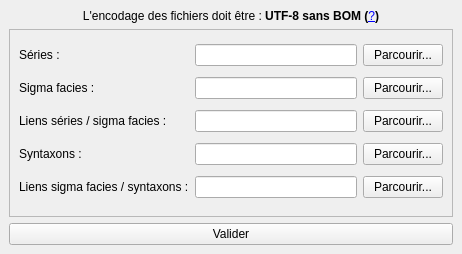
<?xml version="1.0" encoding="UTF-8"?>
<ui version="4.0">
 <class>catalog</class>
 <widget class="QDockWidget" name="catalog">
  <property name="geometry">
   <rect>
    <x>0</x>
    <y>0</y>
    <width>462</width>
    <height>254</height>
   </rect>
  </property>
  <property name="windowTitle">
   <string>Renseigner les catalogues</string>
  </property>
  <widget class="QWidget" name="dockWidgetContents">
   <layout class="QVBoxLayout" name="verticalLayout">
    <item>
     <widget class="QLabel" name="label_6">
      <property name="text">
       <string>&lt;html&gt;&lt;head/&gt;&lt;body&gt;&lt;p align=&quot;center&quot;&gt;L'encodage des fichiers doit être :&lt;span style=&quot; font-weight:600;&quot;&gt; UTF-8 sans BOM (&lt;/span&gt;&lt;a href=&quot;http://carhab-depot.ign.fr/doc_utilisateur_saisie_carhab_qgis.pdf#page=6&quot;&gt;&lt;span style=&quot; text-decoration: underline; color:#0000ff;&quot;&gt;?&lt;/span&gt;&lt;/a&gt;&lt;span style=&quot; font-weight:600;&quot;&gt;)&lt;/span&gt;&lt;/p&gt;&lt;/body&gt;&lt;/html&gt;</string>
      </property>
      <property name="textFormat">
       <enum>Qt::AutoText</enum>
      </property>
      <property name="openExternalLinks">
       <bool>true</bool>
      </property>
     </widget>
    </item>
    <item>
     <widget class="QScrollArea" name="scrollArea">
      <property name="widgetResizable">
       <bool>true</bool>
      </property>
      <widget class="QWidget" name="scrollAreaWidgetContents">
       <property name="geometry">
        <rect>
         <x>0</x>
         <y>0</y>
         <width>442</width>
         <height>164</height>
        </rect>
       </property>
       <layout class="QGridLayout" name="gridLayout">
        <item row="2" column="0">
         <widget class="QLabel" name="label_3">
          <property name="text">
           <string>Liens séries / sigma facies :</string>
          </property>
         </widget>
        </item>
        <item row="1" column="1">
         <widget class="QLineEdit" name="sigmaf"/>
        </item>
        <item row="1" column="2">
         <widget class="QPushButton" name="sigmaf_btn">
          <property name="text">
           <string>Parcourir...</string>
          </property>
         </widget>
        </item>
        <item row="3" column="2">
         <widget class="QPushButton" name="syntaxon_btn">
          <property name="text">
           <string>Parcourir...</string>
          </property>
         </widget>
        </item>
        <item row="4" column="2">
         <widget class="QPushButton" name="sigmaf_syntaxon_btn">
          <property name="text">
           <string>Parcourir...</string>
          </property>
         </widget>
        </item>
        <item row="2" column="2">
         <widget class="QPushButton" name="serie_sigmaf_btn">
          <property name="text">
           <string>Parcourir...</string>
          </property>
         </widget>
        </item>
        <item row="0" column="0">
         <widget class="QLabel" name="label">
          <property name="text">
           <string>Séries :</string>
          </property>
         </widget>
        </item>
        <item row="0" column="1">
         <widget class="QLineEdit" name="serie"/>
        </item>
        <item row="0" column="2">
         <widget class="QPushButton" name="serie_btn">
          <property name="text">
           <string>Parcourir...</string>
          </property>
         </widget>
        </item>
        <item row="1" column="0">
         <widget class="QLabel" name="label_2">
          <property name="text">
           <string>Sigma facies :</string>
          </property>
         </widget>
        </item>
        <item row="2" column="1">
         <widget class="QLineEdit" name="serie_sigmaf"/>
        </item>
        <item row="3" column="0">
         <widget class="QLabel" name="label_4">
          <property name="text">
           <string>Syntaxons :</string>
          </property>
         </widget>
        </item>
        <item row="3" column="1">
         <widget class="QLineEdit" name="syntaxon"/>
        </item>
        <item row="4" column="0">
         <widget class="QLabel" name="label_5">
          <property name="text">
           <string>Liens sigma facies / syntaxons :</string>
          </property>
         </widget>
        </item>
        <item row="4" column="1">
         <widget class="QLineEdit" name="sigmaf_syntaxon"/>
        </item>
       </layout>
      </widget>
     </widget>
    </item>
    <item>
     <widget class="QWidget" name="widget" native="true">
      <layout class="QHBoxLayout" name="horizontalLayout">
       <property name="spacing">
        <number>0</number>
       </property>
       <property name="leftMargin">
        <number>0</number>
       </property>
       <property name="topMargin">
        <number>0</number>
       </property>
       <property name="rightMargin">
        <number>0</number>
       </property>
       <property name="bottomMargin">
        <number>0</number>
       </property>
       <item>
        <widget class="QPushButton" name="valid_btn">
         <property name="text">
          <string>Valider</string>
         </property>
        </widget>
       </item>
      </layout>
     </widget>
    </item>
   </layout>
  </widget>
 </widget>
 <tabstops>
  <tabstop>serie</tabstop>
  <tabstop>serie_btn</tabstop>
  <tabstop>sigmaf</tabstop>
  <tabstop>sigmaf_btn</tabstop>
  <tabstop>serie_sigmaf</tabstop>
  <tabstop>serie_sigmaf_btn</tabstop>
  <tabstop>syntaxon</tabstop>
  <tabstop>syntaxon_btn</tabstop>
  <tabstop>sigmaf_syntaxon</tabstop>
  <tabstop>sigmaf_syntaxon_btn</tabstop>
  <tabstop>valid_btn</tabstop>
  <tabstop>scrollArea</tabstop>
 </tabstops>
 <resources/>
 <connections/>
</ui>
